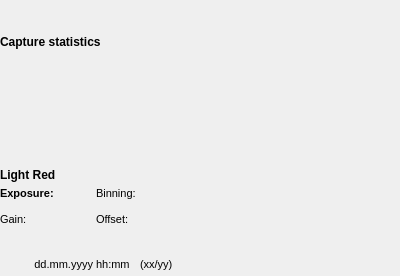
<?xml version="1.0" encoding="UTF-8"?>
<ui version="4.0">
 <class>CaptureProcessOverlay</class>
 <widget class="QWidget" name="CaptureProcessOverlay">
  <property name="geometry">
   <rect>
    <x>0</x>
    <y>0</y>
    <width>400</width>
    <height>276</height>
   </rect>
  </property>
  <property name="windowTitle">
   <string>Form</string>
  </property>
  <property name="styleSheet">
   <string notr="true"/>
  </property>
  <layout class="QVBoxLayout" name="verticalLayout" stretch="0,0,0">
   <property name="spacing">
    <number>2</number>
   </property>
   <property name="leftMargin">
    <number>0</number>
   </property>
   <property name="topMargin">
    <number>30</number>
   </property>
   <property name="rightMargin">
    <number>0</number>
   </property>
   <property name="bottomMargin">
    <number>0</number>
   </property>
   <item>
    <layout class="QHBoxLayout" name="horizontalLayout_2">
     <property name="spacing">
      <number>10</number>
     </property>
     <item>
      <widget class="QLabel" name="captureStatisticsHeader">
       <property name="font">
        <font>
         <weight>75</weight>
         <bold>true</bold>
        </font>
       </property>
       <property name="text">
        <string>Capture statistics</string>
       </property>
      </widget>
     </item>
     <item>
      <widget class="QPushButton" name="updateStatisticsButton">
       <property name="minimumSize">
        <size>
         <width>24</width>
         <height>24</height>
        </size>
       </property>
       <property name="maximumSize">
        <size>
         <width>24</width>
         <height>24</height>
        </size>
       </property>
       <property name="text">
        <string/>
       </property>
       <property name="icon">
        <iconset theme="system-reboot">
         <normaloff>.</normaloff>.</iconset>
       </property>
       <property name="flat">
        <bool>true</bool>
       </property>
      </widget>
     </item>
     <item>
      <spacer name="horizontalSpacer_2">
       <property name="orientation">
        <enum>Qt::Horizontal</enum>
       </property>
       <property name="sizeHint" stdset="0">
        <size>
         <width>40</width>
         <height>20</height>
        </size>
       </property>
      </spacer>
     </item>
    </layout>
   </item>
   <item>
    <widget class="QTextEdit" name="captureStatisticsLabel">
     <property name="autoFillBackground">
      <bool>false</bool>
     </property>
     <property name="styleSheet">
      <string notr="true">background: transparent;</string>
     </property>
     <property name="frameShape">
      <enum>QFrame::NoFrame</enum>
     </property>
     <property name="lineWidth">
      <number>0</number>
     </property>
     <property name="sizeAdjustPolicy">
      <enum>QAbstractScrollArea::AdjustToContents</enum>
     </property>
     <property name="undoRedoEnabled">
      <bool>false</bool>
     </property>
     <property name="readOnly">
      <bool>true</bool>
     </property>
    </widget>
   </item>
   <item>
    <widget class="QWidget" name="frameDataWidget" native="true">
     <property name="baseSize">
      <size>
       <width>0</width>
       <height>0</height>
      </size>
     </property>
     <layout class="QGridLayout" name="gridLayout">
      <property name="leftMargin">
       <number>0</number>
      </property>
      <property name="topMargin">
       <number>0</number>
      </property>
      <property name="rightMargin">
       <number>0</number>
      </property>
      <property name="bottomMargin">
       <number>0</number>
      </property>
      <property name="horizontalSpacing">
       <number>6</number>
      </property>
      <property name="verticalSpacing">
       <number>0</number>
      </property>
      <item row="4" column="2">
       <widget class="QLabel" name="offsetLabel">
        <property name="font">
         <font>
          <pointsize>8</pointsize>
         </font>
        </property>
        <property name="text">
         <string>Offset:</string>
        </property>
       </widget>
      </item>
      <item row="4" column="3" colspan="2">
       <widget class="QLabel" name="offsetValue">
        <property name="font">
         <font>
          <pointsize>8</pointsize>
         </font>
        </property>
        <property name="text">
         <string>&lt;offset&gt;</string>
        </property>
       </widget>
      </item>
      <item row="4" column="1">
       <widget class="QLabel" name="gainValue">
        <property name="font">
         <font>
          <pointsize>8</pointsize>
         </font>
        </property>
        <property name="text">
         <string>&lt;gain&gt;</string>
        </property>
       </widget>
      </item>
      <item row="7" column="0" colspan="5">
       <layout class="QHBoxLayout" name="horizontalLayout" stretch="0,1,1,0">
        <property name="spacing">
         <number>10</number>
        </property>
        <item>
         <widget class="QPushButton" name="historyBackwardButton">
          <property name="minimumSize">
           <size>
            <width>24</width>
            <height>24</height>
           </size>
          </property>
          <property name="maximumSize">
           <size>
            <width>24</width>
            <height>24</height>
           </size>
          </property>
          <property name="text">
           <string/>
          </property>
          <property name="icon">
           <iconset theme="media-seek-backward">
            <normaloff>.</normaloff>.</iconset>
          </property>
          <property name="flat">
           <bool>true</bool>
          </property>
         </widget>
        </item>
        <item>
         <widget class="QLabel" name="captureDate">
          <property name="minimumSize">
           <size>
            <width>0</width>
            <height>0</height>
           </size>
          </property>
          <property name="font">
           <font>
            <pointsize>8</pointsize>
           </font>
          </property>
          <property name="text">
           <string>dd.mm.yyyy hh:mm</string>
          </property>
          <property name="alignment">
           <set>Qt::AlignCenter</set>
          </property>
         </widget>
        </item>
        <item>
         <widget class="QLabel" name="historyCountsLabel">
          <property name="font">
           <font>
            <pointsize>8</pointsize>
           </font>
          </property>
          <property name="text">
           <string>(xx/yy)</string>
          </property>
         </widget>
        </item>
        <item>
         <widget class="QPushButton" name="historyForwardButton">
          <property name="minimumSize">
           <size>
            <width>24</width>
            <height>24</height>
           </size>
          </property>
          <property name="maximumSize">
           <size>
            <width>24</width>
            <height>24</height>
           </size>
          </property>
          <property name="text">
           <string/>
          </property>
          <property name="icon">
           <iconset theme="media-seek-forward">
            <normaloff>.</normaloff>.</iconset>
          </property>
          <property name="flat">
           <bool>true</bool>
          </property>
         </widget>
        </item>
       </layout>
      </item>
      <item row="3" column="0" colspan="5">
       <widget class="QLabel" name="geometryValue">
        <property name="font">
         <font>
          <pointsize>8</pointsize>
         </font>
        </property>
        <property name="text">
         <string>&lt;width x height&gt;</string>
        </property>
       </widget>
      </item>
      <item row="2" column="3" colspan="2">
       <widget class="QLabel" name="binningValue">
        <property name="font">
         <font>
          <pointsize>8</pointsize>
         </font>
        </property>
        <property name="text">
         <string>&lt;bin&gt;</string>
        </property>
       </widget>
      </item>
      <item row="2" column="0">
       <widget class="QLabel" name="exposureLabel">
        <property name="font">
         <font>
          <pointsize>8</pointsize>
          <weight>75</weight>
          <bold>true</bold>
         </font>
        </property>
        <property name="text">
         <string>Exposure:</string>
        </property>
       </widget>
      </item>
      <item row="2" column="2">
       <widget class="QLabel" name="binningLabel">
        <property name="font">
         <font>
          <pointsize>8</pointsize>
         </font>
        </property>
        <property name="text">
         <string>Binning:</string>
        </property>
       </widget>
      </item>
      <item row="4" column="0">
       <widget class="QLabel" name="gainLabel">
        <property name="font">
         <font>
          <pointsize>8</pointsize>
         </font>
        </property>
        <property name="text">
         <string>Gain:</string>
        </property>
       </widget>
      </item>
      <item row="2" column="1">
       <widget class="QLabel" name="exposureValue">
        <property name="font">
         <font>
          <pointsize>8</pointsize>
          <weight>75</weight>
          <bold>true</bold>
         </font>
        </property>
        <property name="text">
         <string>&lt;exp&gt;</string>
        </property>
       </widget>
      </item>
      <item row="6" column="0" colspan="6">
       <widget class="QLabel" name="filenameValue">
        <property name="font">
         <font>
          <pointsize>8</pointsize>
         </font>
        </property>
        <property name="text">
         <string>&lt;Filename&gt;</string>
        </property>
       </widget>
      </item>
      <item row="5" column="0" colspan="5">
       <widget class="QLabel" name="isoValue">
        <property name="font">
         <font>
          <pointsize>8</pointsize>
         </font>
        </property>
        <property name="text">
         <string>&lt;ISO&gt;</string>
        </property>
       </widget>
      </item>
      <item row="0" column="0" colspan="5">
       <layout class="QHBoxLayout" name="horizontalLayout_3">
        <property name="spacing">
         <number>10</number>
        </property>
        <item>
         <widget class="QLabel" name="frameTypeLabel">
          <property name="font">
           <font>
            <weight>75</weight>
            <bold>true</bold>
           </font>
          </property>
          <property name="text">
           <string>Light Red</string>
          </property>
         </widget>
        </item>
        <item>
         <widget class="QPushButton" name="deleteCurrentFrameButton">
          <property name="minimumSize">
           <size>
            <width>24</width>
            <height>24</height>
           </size>
          </property>
          <property name="maximumSize">
           <size>
            <width>24</width>
            <height>24</height>
           </size>
          </property>
          <property name="toolTip">
           <string>&lt;html&gt;&lt;head/&gt;&lt;body&gt;&lt;p&gt;Delete current frame&lt;/p&gt;&lt;/body&gt;&lt;/html&gt;</string>
          </property>
          <property name="text">
           <string/>
          </property>
          <property name="icon">
           <iconset theme="user-trash">
            <normaloff>.</normaloff>.</iconset>
          </property>
          <property name="flat">
           <bool>true</bool>
          </property>
         </widget>
        </item>
        <item>
         <spacer name="horizontalSpacer_3">
          <property name="orientation">
           <enum>Qt::Horizontal</enum>
          </property>
          <property name="sizeHint" stdset="0">
           <size>
            <width>40</width>
            <height>20</height>
           </size>
          </property>
         </spacer>
        </item>
       </layout>
      </item>
      <item row="0" column="5">
       <spacer name="horizontalSpacer">
        <property name="orientation">
         <enum>Qt::Horizontal</enum>
        </property>
        <property name="sizeHint" stdset="0">
         <size>
          <width>40</width>
          <height>20</height>
         </size>
        </property>
       </spacer>
      </item>
     </layout>
    </widget>
   </item>
  </layout>
 </widget>
 <resources/>
 <connections/>
</ui>
